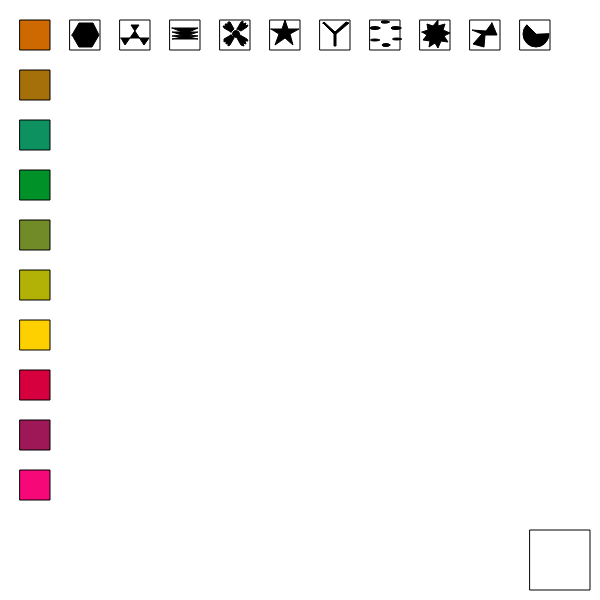
Frame 1 (no input)
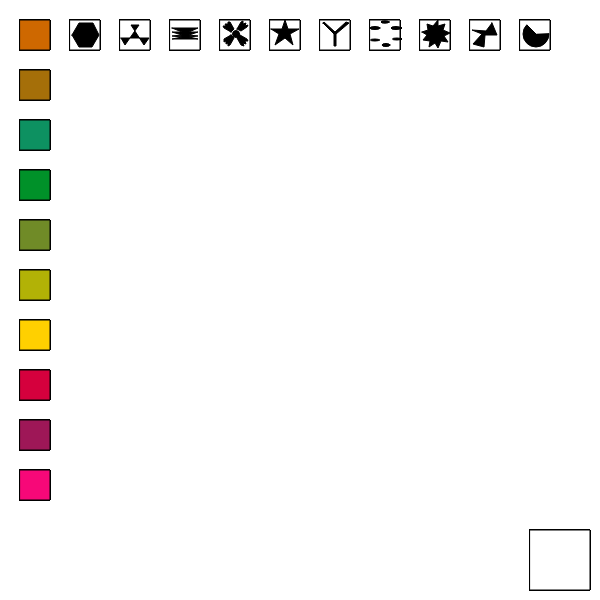
Frame 60 (no input)
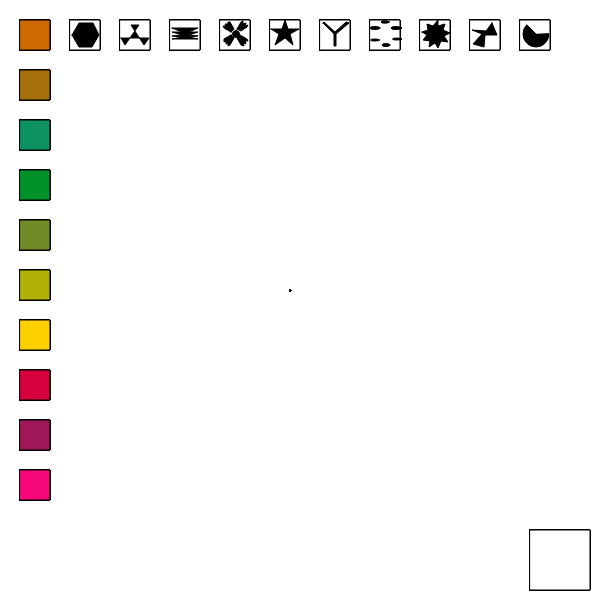
Frame 120 (the mouse pressed at the canvas centre since frame 60)

The p5.js sketch that drew these frames (run headless with seeded random() and noise() and a simulated clock; from frame 60 on, the mouse is pressed at the canvas centre):

// p5.js sketch
// ── sketch.js
//variables botones de color

var boton1x = 20;
var boton1y = 20;
var boton1tam = 30;

var boton2x = 20;
var boton2y = 70;
var boton2tam = 30;

var boton3x = 20;
var boton3y = 120;
var boton3tam = 30;

var boton4x = 20;
var boton4y = 170;
var boton4tam = 30;

var boton5x = 20;
var boton5y = 220;
var boton5tam = 30;

var boton6x = 20;
var boton6y = 270;
var boton6tam = 30;

var boton7x = 20;
var boton7y = 320;
var boton7tam = 30;

var boton8x = 20;
var boton8y = 370;
var boton8tam = 30;

var boton9x = 20;
var boton9y = 420;
var boton9tam = 30;

var boton10x = 20;
var boton10y = 470;
var boton10tam = 30;


//variables botones de pinceles

var boton11x = 70;
var boton11y = 20;
var boton11tam = 30;

var boton12x = 120;
var boton12y = 20;
var boton12tam = 30;

var boton13x = 170;
var boton13y = 20;
var boton13tam = 30;

var boton14x = 220;
var boton14y = 20;
var boton14tam = 30;

var boton15x = 270;
var boton15y = 20;
var boton15tam = 30;

var boton16x = 320;
var boton16y = 20;
var boton16tam = 30;

var boton17x = 370;
var boton17y = 20;
var boton17tam = 30;

var boton18x = 420;
var boton18y = 20;
var boton18tam = 30;

var boton19x = 470;
var boton19y = 20;
var boton19tam = 30;

var boton20x = 520;
var boton20y = 20;
var boton20tam = 30;

var boton20x = 520;
var boton20y = 20;
var boton20tam = 30;

//Borrador
var boton21x = 530;
var boton21y = 530;
var boton21tam = 60;


var colorSelect = 0;
var herramienta = 0;
var botonTam = 1;

function setup() {
  createCanvas(600, 600);
  background(255, 255, 255);
}

function draw() {



  //botones de color

  fill(206, 104, 0);
  rect(boton1x, boton1y, boton1tam, boton1tam);

  fill(165, 111, 9);
  rect(boton2x, boton2y, boton2tam, boton2tam);

  fill(13, 145, 97);
  rect(boton3x, boton3y, boton3tam, boton3tam);

  fill(0, 145, 41);
  rect(boton4x, boton4y, boton4tam, boton4tam);

  fill(112, 139, 39);
  rect(boton5x, boton5y, boton5tam, boton5tam);

  fill(178, 178, 6);
  rect(boton6x, boton6y, boton6tam, boton6tam);

  fill(255, 208, 0);
  rect(boton7x, boton7y, boton7tam, boton7tam);

  fill(213, 0, 61);
  rect(boton8x, boton8y, boton8tam, boton8tam);

  fill(158, 23, 87);
  rect(boton9x, boton9y, boton9tam, boton9tam);

  fill(247, 8, 120);
  rect(boton10x, boton10y, boton10tam, boton10tam);

  //botones de pinceles

  //boton de hexagono
  fill(255, 255, 255);
  rect(boton11x, boton11y, boton11tam, boton11tam);
  fill(0, 0, 0);
  beginShape();
  vertex(72, 35);
  vertex(79, 23);
  vertex(93, 23);
  vertex(99, 35);
  vertex(92, 47);
  vertex(79, 47);
  endShape(CLOSE);

  //boton de triangulos
  fill(255, 255, 255);
  rect(boton12x, boton12y, boton12tam, boton12tam);
  fill(0, 0, 0);
  beginShape();
  vertex(121, 38);
  vertex(149, 38);
  vertex(144, 45);
  vertex(131, 25);
  vertex(139, 25);
  vertex(125, 45);
  endShape(CLOSE);

  //boton de rectangulo con picos
  fill(255, 255, 255);
  rect(boton13x, boton13y, boton13tam, boton13tam);
  fill(0, 0, 0);
  beginShape();
  vertex(172, 28);
  vertex(198, 28);
  vertex(189, 32);
  vertex(198, 32);
  vertex(189, 35);
  vertex(198, 36);
  vertex(189, 37);
  vertex(198, 39);
  vertex(172, 39);
  vertex(182, 37);
  vertex(172, 36);
  vertex(182, 35);
  vertex(172, 32);
  vertex(182, 32);
  endShape(CLOSE);

  //boton de flor
  fill(255, 255, 255);
  rect(boton14x, boton14y, boton14tam, boton14tam);
  fill(0, 0, 0);
  ellipse(236, 34, 7, 7);
  beginShape();
  vertex(231, 32);
  vertex(224, 28);
  vertex(223, 26);
  vertex(226, 26);
  vertex(225, 24);
  vertex(228, 24);
  vertex(228, 22);
  vertex(230, 22);
  vertex(234, 29);
  endShape(CLOSE);
  beginShape();
  vertex(237, 29);
  vertex(241, 22);
  vertex(243, 21);
  vertex(243, 24);
  vertex(246, 23);
  vertex(245, 26);
  vertex(248, 25);
  vertex(247, 27);
  vertex(241, 31);
  endShape(CLOSE);
  beginShape();
  vertex(240, 35);
  vertex(247, 39);
  vertex(248, 41);
  vertex(245, 41);
  vertex(246, 44);
  vertex(243, 43);
  vertex(244, 46);
  vertex(241, 45);
  vertex(237, 38);
  endShape(CLOSE);
  beginShape();
  vertex(231, 35);
  vertex(224, 39);
  vertex(224, 42);
  vertex(226, 41);
  vertex(226, 44);
  vertex(228, 43);
  vertex(228, 46);
  vertex(230, 45);
  vertex(234, 38);
  endShape(CLOSE);

  //Boton de estrella
  fill(255, 255, 255);
  rect(boton15x, boton15y, boton15tam, boton15tam);
  fill(0, 0, 0);
  beginShape();
  vertex(271, 29);
  vertex(282, 29);
  vertex(285, 20);
  vertex(288, 29);
  vertex(299, 29);
  vertex(290, 34);
  vertex(293, 45);
  vertex(285, 38);
  vertex(275, 45);
  vertex(279, 34);
  endShape(CLOSE);

  //boton Y
  fill(255, 255, 255);
  rect(boton16x, boton16y, boton16tam, boton16tam);
  fill(0, 0, 0);
  beginShape();
  vertex(323, 23);
  vertex(324, 22);
  vertex(335, 32);
  vertex(346, 22);
  vertex(349, 23);
  vertex(336, 34);
  vertex(336, 46);
  vertex(334, 46);
  vertex(334, 34);
  endShape(CLOSE);

  //boton elipse
  fill(255,255,255);
  rect(boton17x, boton17y, boton17tam, boton17tam);
  fill(0,0,0)
  ellipse(385,22,8,2);
  ellipse(385,22,8,2);
  ellipse(396,28,10,3);
  ellipse(397,39,9,2);
  ellipse(386,45,8,3);
  ellipse(375,40,9,2);
  ellipse(375,28,10,3);
  
  //boton estrella de 9 puntas
  fill(255,255,255);
  rect(boton18x, boton18y, boton18tam, boton18tam);
  fill(0,0,0)
  beginShape();
  vertex(422,32);
  vertex(428,30);
  vertex(427,24);
  vertex(433,26);
  vertex(438,20);
  vertex(438,26);
  vertex(445,24);
  vertex(443,30);
  vertex(450,33);
  vertex(444,36);
  vertex(448,42);
  vertex(441,41);
  vertex(438,48);
  vertex(435,43);
  vertex(429,47);
  vertex(430,41);
  vertex(423,40);
  vertex(427,35);
  endShape(CLOSE);
// boton letra trestriangulos
  fill(255,255,255);
  rect(boton19x, boton19y, boton19tam, boton19tam);
  fill(1,1,1);
  beginShape();
  vertex(492,23);
  vertex(497,35);
  vertex(485,35);
  vertex(484,47);
  vertex(473,44);
  vertex(482,34);
  vertex(472,30);
  vertex(486,31);
  endShape(CLOSE);
// boton medio circulo
  fill(255,255,255);
  rect(boton20x, boton20y, boton20tam, boton20tam);
  fill(1,1,1);
  arc(536, 34, 26, 26, 0, PI+QUARTER_PI, PIE);
  
  fill(255, 255, 255);
  rect(boton21x, boton21y, boton21tam, boton21tam);


  //condiciones de color
  if (mouseIsPressed) {

    if (mouseX > boton1x && mouseX < boton1x + boton1tam &&
      mouseY > boton1y && mouseY < boton1y + boton1tam) {
      colorSelect = 1;

    }
    if (mouseX > boton2x && mouseX < boton2x + boton2tam &&
      mouseY > boton2y && mouseY < boton2y + boton2tam) {
      colorSelect = 2;
    }
    if (mouseX > boton3x && mouseX < boton3x + boton3tam &&
      mouseY > boton3y && mouseY < boton3y + boton3tam) {
      colorSelect = 3;
    }
    if (mouseX > boton4x && mouseX < boton4x + boton4tam &&
      mouseY > boton4y && mouseY < boton4y + boton4tam) {
      colorSelect = 4;
    }
    if (mouseX > boton5x && mouseX < boton5x + boton5tam &&
      mouseY > boton5y && mouseY < boton5y + boton5tam) {
      colorSelect = 5;
    }
    if (mouseX > boton6x && mouseX < boton6x + boton6tam &&
      mouseY > boton6y && mouseY < boton6y + boton6tam) {
      colorSelect = 6;
    }
    if (mouseX > boton7x && mouseX < boton7x + boton7tam &&
      mouseY > boton7y && mouseY < boton7y + boton7tam) {
      colorSelect = 7;
    }
    if (mouseX > boton8x && mouseX < boton8x + boton8tam &&
      mouseY > boton8y && mouseY < boton8y + boton8tam) {
      colorSelect = 8;
    }
    if (mouseX > boton9x && mouseX < boton9x + boton9tam &&
      mouseY > boton9y && mouseY < boton9y + boton9tam) {
      colorSelect = 9;
    }
    if (mouseX > boton10x && mouseX < boton10x + boton10tam &&
      mouseY > boton10y && mouseY < boton10y + boton10tam) {
      colorSelect = 10;
    }

    //borrador 

    if (mouseX > boton21x && mouseX < boton21x + boton21tam &&
      mouseY > boton21y && mouseY < boton21y + boton21tam) {
      background(255, 255, 255);
    }

    //condiciones de pinceles

    if (mouseX > boton11x && mouseX < boton11x + boton11tam &&
      mouseY > boton11y && mouseY < boton11y + boton11tam) {
      herramienta = 1;
    }

    if (mouseX > boton12x && mouseX < boton12x + boton12tam &&
      mouseY > boton12y && mouseY < boton12y + boton12tam) {
      herramienta = 2;
    }

    if (mouseX > boton13x && mouseX < boton13x + boton13tam &&
      mouseY > boton13y && mouseY < boton13y + boton13tam) {
      herramienta = 3;
    }

    if (mouseX > boton14x && mouseX < boton14x + boton14tam &&
      mouseY > boton14y && mouseY < boton14y + boton14tam) {
      herramienta = 4;
    }

    if (mouseX > boton15x && mouseX < boton15x + boton15tam &&
      mouseY > boton15y && mouseY < boton15y + boton15tam) {
      herramienta = 5;
    }

    if (mouseX > boton16x && mouseX < boton16x + boton16tam &&
      mouseY > boton16y && mouseY < boton16y + boton16tam) {
      herramienta = 6;
    }

    if (mouseX > boton17x && mouseX < boton17x + boton17tam &&
      mouseY > boton17y && mouseY < boton17y + boton17tam) {
      herramienta = 7;
    }
    if (mouseX > boton18x && mouseX < boton18x + boton18tam &&
      mouseY > boton18y && mouseY < boton18y + boton18tam) {
      herramienta = 8;
    }
      if (mouseX > boton19x && mouseX < boton19x + boton19tam &&
      mouseY > boton19y && mouseY < boton19y + boton19tam) {
      herramienta = 9;
    }
       if (mouseX > boton20x && mouseX < boton20x + boton20tam &&
      mouseY > boton20y && mouseY < boton10y + boton20tam) {
      herramienta = 10;
    }

    //condiciones de color



    if (colorSelect == 0) {
      fill(0, 0, 0);
    }
    if (colorSelect == 1) {
      fill(206, 104, 0);
    }
    if (colorSelect == 2) {
      fill(165, 111, 9);
    }
    if (colorSelect == 3) {
      fill(13, 145, 97);
    }
    if (colorSelect == 4) {
      fill(0, 145, 41);
    }
    if (colorSelect == 5) {
      fill(112, 139, 39);
    }
    if (colorSelect == 6) {
      fill(178, 178, 6);
    }
    if (colorSelect == 7) {
      fill(255, 208, 0);
    }
    if (colorSelect == 8) {
      fill(213, 0, 61);
    }
    if (colorSelect == 9) {
      fill(158, 23, 87);
    }
    if (colorSelect == 10) {
      fill(247, 8, 120);
    }



    //condiciones de pinceles
    if (herramienta == 0) {
      rect(mouseX - 10, mouseY - 10, botonTam, botonTam);
    }

    if (herramienta == 1) {
      beginShape();
      vertex(mouseX - 14, mouseY);
      vertex(mouseX - 7, mouseY - 13);
      vertex(mouseX + 7, mouseY - 12);
      vertex(mouseX + 13, mouseY);
      vertex(mouseX + 6, mouseY + 12);
      vertex(mouseX - 8, mouseY + 11);
      endShape(CLOSE);
    }

    if (herramienta == 2) {
      beginShape();
      vertex(mouseX - 13, mouseY + 12);
      vertex(mouseX + 6, mouseY - 15);
      vertex(mouseX - 6, mouseY - 15);
      vertex(mouseX + 12, mouseY + 12);
      vertex(mouseX + 19, mouseY + 3);
      vertex(mouseX - 20, mouseY + 3);
      endShape(CLOSE);
    }

    if (herramienta == 3) {
      beginShape();
      vertex(mouseX + 13, mouseY - 6);
      vertex(mouseX + 3, mouseY - 3);
      vertex(mouseX + 13, mouseY - 3);
      vertex(mouseX + 3, mouseY);
      vertex(mouseX + 13, mouseY + 1);
      vertex(mouseX + 3, mouseY + 2);
      vertex(mouseX + 13, mouseY + 4);
      vertex(mouseX - 12, mouseY + 4);
      vertex(mouseX - 4, mouseY + 2);
      vertex(mouseX - 12, mouseY + 1);
      vertex(mouseX - 4, mouseY);
      vertex(mouseX - 12, mouseY - 2);
      vertex(mouseX - 4, mouseY - 3);
      vertex(mouseX - 12, mouseY - 6);
      endShape(CLOSE);
    }

    if (herramienta == 4) {
      ellipse(mouseX, mouseY, 7, 7);
      beginShape();
      vertex(mouseX - 5, mouseY - 2);
      vertex(mouseX - 12, mouseY - 6);
      vertex(mouseX - 13, mouseY - 9);
      vertex(mouseX - 10, mouseY - 8);
      vertex(mouseX - 11, mouseY - 11);
      vertex(mouseX - 8, mouseY - 10);
      vertex(mouseX - 8, mouseY - 13);
      vertex(mouseX - 6, mouseY - 12);
      vertex(mouseX - 2, mouseY - 5);
      endShape(CLOSE);

      beginShape();
      vertex(mouseX + 2, mouseY - 4);
      vertex(mouseX + 4, mouseY - 10);
      vertex(mouseX + 6, mouseY - 12);
      vertex(mouseX + 6, mouseY - 8);
      vertex(mouseX + 8, mouseY - 10);
      vertex(mouseX + 8, mouseY - 8);
      vertex(mouseX + 10, mouseY - 8);
      vertex(mouseX + 10, mouseY - 6);
      vertex(mouseX + 4, mouseY - 2);
      endShape(CLOSE);


      beginShape();
      vertex(mouseX + 1, mouseY + 5);
      vertex(mouseX + 4, mouseY + 2);
      vertex(mouseX + 11, mouseY + 5);
      vertex(mouseX + 12, mouseY + 8);
      vertex(mouseX + 9, mouseY + 7);
      vertex(mouseX + 10, mouseY + 10);
      vertex(mouseX + 7, mouseY + 10);
      vertex(mouseX + 7, mouseY + 12);
      vertex(mouseX + 5, mouseY + 11);
      endShape(CLOSE);

      beginShape();
      vertex(mouseX - 2, mouseY + 4);
      vertex(mouseX - 6, mouseY + 11);
      vertex(mouseX - 8, mouseY + 12);
      vertex(mouseX - 8, mouseY + 9);
      vertex(mouseX - 11, mouseY + 10);
      vertex(mouseX - 10, mouseY + 7);
      vertex(mouseX - 13, mouseY + 8);
      vertex(mouseX - 12, mouseY + 6);
      vertex(mouseX - 6, mouseY + 2);
      endShape(CLOSE);

    }
    if (herramienta == 5) {
      beginShape();
      vertex(mouseX - 4, mouseY - 5);
      vertex(mouseX, mouseY - 14);
      vertex(mouseX + 2, mouseY - 5);
      vertex(mouseX + 14, mouseY - 5);
      vertex(mouseX + 5, mouseY);
      vertex(mouseX + 8, mouseY + 11);
      vertex(mouseX, mouseY + 4);
      vertex(mouseX - 11, mouseY + 11);
      vertex(mouseX - 6, mouseY);
      vertex(mouseX - 15, mouseY - 5);
      endShape(CLOSE);
    }
    if (herramienta == 6) {
      beginShape();
      vertex(mouseX - 13, mouseY - 11);
      vertex(mouseX - 12, mouseY - 12);
      vertex(mouseX - 1, mouseY - 1);
      vertex(mouseX + 12, mouseY - 11);
      vertex(mouseX + 14, mouseY - 10);
      vertex(mouseX + 1, mouseY + 1);
      vertex(mouseX, mouseY + 13);
      vertex(mouseX - 1, mouseY + 13);
      vertex(mouseX - 2, mouseY);
      endShape(CLOSE);
    }
   if (herramienta == 7) {
     ellipse(mouseX,mouseY-12,8,2);
     ellipse(mouseX+10,mouseY-7,10,3);
     ellipse(mouseX+11,mouseY+5,9,2);
     ellipse(mouseX,mouseY+11,8,3);
     ellipse(mouseX-11,mouseY+6,9,2);
     ellipse(mouseX-11,mouseY-6,10,3);
   }
   if (herramienta == 8) {
     beginShape();
     vertex(mouseX-15,mouseY-3);
     vertex(mouseX-8,mouseY-5);
     vertex(mouseX-10,mouseY-10);
     vertex(mouseX-4,mouseY-8);
     vertex(mouseX,mouseY-10);
     vertex(mouseX+3,mouseY-8);
     vertex(mouseX+9,mouseY-11);
     vertex(mouseX+7,mouseY-4);
     vertex(mouseX+14,mouseY-1);
     vertex(mouseX+8,mouseY+2);
     vertex(mouseX+11,mouseY+8);
     vertex(mouseX+4,mouseY+7);
     vertex(mouseX+2,mouseY+14);
     vertex(mouseX-1,mouseY+8);
     vertex(mouseX-7,mouseY+13);
     vertex(mouseX-7,mouseY+6);
     vertex(mouseX-14,mouseY+6);
     vertex(mouseX-9,mouseY+1);
     endShape(CLOSE);
   } 
     
  if (herramienta == 9) {
     beginShape();
    vertex(mouseX , mouseY);
    vertex(mouseX +16 , mouseY);
    vertex(mouseX+8, mouseY-12);
    vertex(mouseX-15,mouseY+8);
    vertex(mouseX+3,mouseY+12);
    vertex(mouseX,mouseY-6);
    vertex(mouseX-14,mouseY-12);
    endShape();
  }
if (herramienta == 10) {
     arc(mouseX,mouseY, 22, 22, 0, PI+QUARTER_PI, PIE);
  }
  }
}
